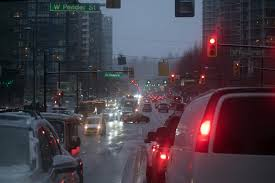
#> input picture Clase 04/images.jpg, 275 x 183 px
$ jupyter execute detector_semaforos.ipynb   (shell and % lines are left out)
#> lines starting #> are read from the running program, lines starting #| are printed output that depends on the picture; after the words box and inside, x2 and y2 are one past the last pixel; in counts of white or black regions, pixels touching at a corner belong together
# Detector de Semáforos usando Segmentación por Color

Este notebook implementa un detector de semáforos que utiliza segmentación por color HSV para identificar las luces rojas, amarillas y verdes, y determinar automáticamente el estado del semáforo.

## Objetivos:
- Detectar luces rojas, amarillas y verdes por separado
- Determinar el estado del semáforo automáticamente
- Bonus: Conteo de píxeles para determinar si la luz está encendida o apagada

[cell 1]
import cv2
import numpy as np
import matplotlib.pyplot as plt

# Configuración para mostrar imágenes en el notebook

## Paso 1: Cargar la imagen del semáforo

Cargamos la imagen proporcionada y la convertimos al espacio de color HSV para la segmentación.

[cell 2]
# Cargar la imagen del semáforo
imagen_bgr = cv2.imread('images.jpg')
#> imagen_bgr is the input picture: shape (183, 275, 3); mean B, G, R 70.5, 61.1, 71.6

if imagen_bgr is None:
    print("Error: No se pudo cargar la imagen. Verifica que el archivo 'images.jpg' exista.")
    exit()

# Convertir de BGR a RGB para visualización correcta con matplotlib
imagen_rgb = cv2.cvtColor(imagen_bgr, cv2.COLOR_BGR2RGB)

# Convertir a HSV para segmentación por color
imagen_hsv = cv2.cvtColor(imagen_rgb, cv2.COLOR_RGB2HSV)
#> imagen_hsv: shape (183, 275, 3); mean H, S, V 127.5, 87.3, 82.7

print(f"Imagen cargada exitosamente. Dimensiones: {imagen_rgb.shape}")
#| Imagen cargada exitosamente. Dimensiones: (183, 275, 3)

# Mostrar la imagen original
plt.figure(figsize=(10, 8))
plt.imshow(imagen_rgb)
plt.title('Imagen Original del Semáforo')
plt.axis('off')
plt.show()

## Paso 2: Definir rangos HSV para las luces del semáforo

Definimos los rangos HSV para detectar:
- **Rojo**: Dos rangos debido a la circularidad del espacio HSV
- **Amarillo**: Rango único
- **Verde**: Rango único

Los valores están ajustados para luces de semáforo típicas.

[cell 3]
# Rangos HSV para las luces del semáforo

# ROJO - Dos rangos debido a la circularidad del espacio HSV
# Rango 1: Rojo inicial (0-10 grados)
rojo_bajo_1 = np.array([0, 100, 100])      # H: 0-10, S: alta saturación, V: brillo mínimo
rojo_alto_1 = np.array([10, 255, 255])     # H: máximo del primer rango

# Rango 2: Rojo final (170-180 grados)
rojo_bajo_2 = np.array([170, 100, 100])    # H: 170-180, mismos S y V
rojo_alto_2 = np.array([180, 255, 255])

# AMARILLO
amarillo_bajo = np.array([20, 100, 100])   # H: alrededor de 30 grados para amarillo
amarillo_alto = np.array([40, 255, 255])

# VERDE
verde_bajo = np.array([40, 50, 50])        # H: alrededor de 60 grados para verde
verde_alto = np.array([80, 255, 255])

print("Rangos HSV definidos para la detección de semáforos:")
print(f"Rojo 1: {rojo_bajo_1} - {rojo_alto_1}")
print(f"Rojo 2: {rojo_bajo_2} - {rojo_alto_2}")
print(f"Amarillo: {amarillo_bajo} - {amarillo_alto}")
print(f"Verde: {verde_bajo} - {verde_alto}")

## Paso 3: Crear máscaras de segmentación

Creamos máscaras binarias para cada color usando `cv2.inRange()`.

[cell 4]
# Crear máscaras para cada color

# Máscaras para rojo (combinar ambos rangos)
mascara_roja_1 = cv2.inRange(imagen_hsv, rojo_bajo_1, rojo_alto_1)
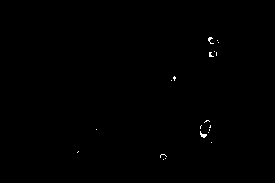
#> mascara_roja_1: shape (183, 275); 0.21% white in thin lines or dots, all inside (x1, y1, x2, y2) = (77, 37, 219, 160)
mascara_roja_2 = cv2.inRange(imagen_hsv, rojo_bajo_2, rojo_alto_2)
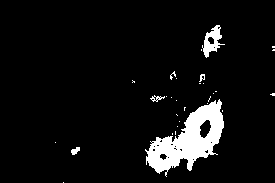
#> mascara_roja_2: shape (183, 275); 6.5% white; 30 white regions (24 under 20 px), largest, box (x1, y1, x2, y2) and area: (145, 99, 224, 177) 2723, (202, 25, 225, 58) 333, (71, 147, 80, 155) 46, (150, 95, 165, 102) 43, (199, 74, 205, 82) 27, (170, 71, 176, 80) 21
mascara_roja = cv2.bitwise_or(mascara_roja_1, mascara_roja_2)
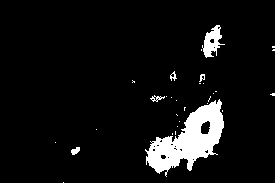
#> mascara_roja: shape (183, 275); 6.7% white; 30 white regions (24 under 20 px), largest, box (x1, y1, x2, y2) and area: (145, 99, 224, 177) 2777, (202, 25, 225, 58) 374, (71, 147, 80, 155) 48, (150, 95, 165, 102) 43, (170, 71, 177, 81) 32, (199, 74, 205, 82) 27

# Máscara para amarillo
mascara_amarilla = cv2.inRange(imagen_hsv, amarillo_bajo, amarillo_alto)
#> mascara_amarilla: shape (183, 275); every value is 0

# Máscara para verde
mascara_verde = cv2.inRange(imagen_hsv, verde_bajo, verde_alto)
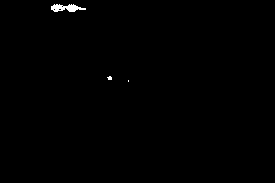
#> mascara_verde: shape (183, 275); 0.38% white; 3 white regions (2 under 20 px), largest, box (x1, y1, x2, y2) and area: (51, 4, 86, 12) 172

print("Máscaras de segmentación creadas exitosamente")

## Paso 4: Aplicar las máscaras y contar píxeles

Aplicamos las máscaras a la imagen original y contamos los píxeles detectados para determinar si cada luz está encendida.

[cell 5]
# Función para contar píxeles y determinar si la luz está encendida
def analizar_luz(mascara, nombre_color, umbral_minimo=50):
    """
    Analiza una máscara para determinar si la luz correspondiente está encendida.

    Parámetros:
    - mascara: Máscara binaria del color
    - nombre_color: Nombre del color para mostrar en resultados
    - umbral_minimo: Número mínimo de píxeles para considerar la luz encendida

    Retorna:
    - encendida: True si la luz está encendida
    - pixeles_detectados: Número de píxeles detectados
    - imagen_segmentada: Imagen con solo el color detectado
    """
#> called with nombre_color = 'LUZ ROJA', umbral_minimo = 50
    # Contar píxeles blancos (255) en la máscara
    pixeles_detectados = cv2.countNonZero(mascara)
#> pixeles_detectados = 3366

    # Determinar si está encendida basado en el umbral
    encendida = pixeles_detectados > umbral_minimo
#> encendida = True

    # Crear imagen segmentada
    imagen_segmentada = cv2.bitwise_and(imagen_rgb, imagen_rgb, mask=mascara)
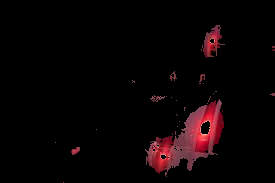
#> imagen_segmentada: shape (183, 275, 3); mean R, G, B 10.1, 3.4, 4.4

    print(f"{nombre_color}: {pixeles_detectados} píxeles detectados - {'ENCENDIDA' if encendida else 'APAGADA'}")
#| LUZ ROJA: 3366 píxeles detectados - ENCENDIDA

    return encendida, pixeles_detectados, imagen_segmentada

# Analizar cada luz del semáforo
print("\n=== ANÁLISIS DE LAS LUCES DEL SEMÁFORO ===\n")

rojo_encendido, rojo_pixeles, imagen_roja = analizar_luz(mascara_roja, "LUZ ROJA")
#> rojo_encendido = True; rojo_pixeles = 3366
amarillo_encendido, amarillo_pixeles, imagen_amarilla = analizar_luz(mascara_amarilla, "LUZ AMARILLA")
#> in analizar_luz (call 2), `imagen_segmentada = cv2.bitwise_and(imagen_rgb, imagen_rgb, mask=masca..`: imagen_segmentada: shape (183, 275, 3); every value is 0
#| LUZ AMARILLA: 0 píxeles detectados - APAGADA
#> amarillo_encendido = False; amarillo_pixeles = 0
verde_encendido, verde_pixeles, imagen_verde = analizar_luz(mascara_verde, "LUZ VERDE")
#| LUZ VERDE: 189 píxeles detectados - ENCENDIDA
#> verde_encendido = True; verde_pixeles = 189

## Paso 5: Determinar el estado del semáforo

Basado en las luces detectadas, determinamos el estado actual del semáforo.

[cell 6]
# Determinar el estado del semáforo
def determinar_estado_semaforo(rojo, amarillo, verde):
    """
    Determina el estado del semáforo basado en las luces encendidas.

    Parámetros:
    - rojo, amarillo, verde: Booleanos indicando si cada luz está encendida

    Retorna:
    - estado: String con el estado del semáforo
    """
    if rojo and not amarillo and not verde:
        return "🚫 DETENTE - Semáforo en ROJO"
    elif not rojo and amarillo and not verde:
        return "⚠️  PRECAUCIÓN - Semáforo en AMARILLO"
    elif not rojo and not amarillo and verde:
        return "✅ AVANZA - Semáforo en VERDE"
    elif rojo and amarillo and not verde:
        return "🚫 DETENTE - Semáforo en ROJO/AMARILLO (preparación para verde)"
    elif not rojo and not amarillo and not verde:
        return "❓ ESTADO DESCONOCIDO - Ninguna luz detectada claramente"
    else:
        return "❓ ESTADO DESCONOCIDO - Combinación inusual de luces"

# Determinar y mostrar el estado
estado_semaforo = determinar_estado_semaforo(rojo_encendido, amarillo_encendido, verde_encendido)

print("\n" + "="*50)
print("🎯 RESULTADO FINAL DEL ANÁLISIS")
print("="*50)
print(f"\n{estado_semaforo}")
#| ❓ ESTADO DESCONOCIDO - Combinación inusual de luces
print("\n📊 Resumen de detección:")
print(f"   🔴 Rojo: {'ON' if rojo_encendido else 'OFF'} ({rojo_pixeles} píxeles)")
#|    🔴 Rojo: ON (3366 píxeles)
print(f"   🟡 Amarillo: {'ON' if amarillo_encendido else 'OFF'} ({amarillo_pixeles} píxeles)")
#|    🟡 Amarillo: OFF (0 píxeles)
print(f"   🟢 Verde: {'ON' if verde_encendido else 'OFF'} ({verde_pixeles} píxeles)")
#|    🟢 Verde: ON (189 píxeles)

## Paso 6: Visualización de resultados

Mostramos las imágenes segmentadas y las máscaras para verificar la detección.

[cell 7]
# Crear visualización completa de resultados
plt.figure(figsize=(20, 12))

# Fila 1: Imagen original y máscaras
plt.subplot(3, 4, 1)
plt.imshow(imagen_rgb)
plt.title('Imagen Original', fontsize=12)
plt.axis('off')

plt.subplot(3, 4, 2)
plt.imshow(mascara_roja, cmap='gray')
plt.title(f'Máscara Roja\n({rojo_pixeles} píxeles)', fontsize=12)
plt.axis('off')

plt.subplot(3, 4, 3)
plt.imshow(mascara_amarilla, cmap='gray')
plt.title(f'Máscara Amarilla\n({amarillo_pixeles} píxeles)', fontsize=12)
plt.axis('off')

plt.subplot(3, 4, 4)
plt.imshow(mascara_verde, cmap='gray')
plt.title(f'Máscara Verde\n({verde_pixeles} píxeles)', fontsize=12)
plt.axis('off')

# Fila 2: Imágenes segmentadas
plt.subplot(3, 4, 5)
plt.imshow(imagen_rgb)
plt.title('Imagen Original\n(Referencia)', fontsize=12)
plt.axis('off')

plt.subplot(3, 4, 6)
plt.imshow(imagen_roja)
plt.title(f'Solo Rojo\n{"ENCENDIDO" if rojo_encendido else "APAGADO"}', fontsize=12)
plt.axis('off')

plt.subplot(3, 4, 7)
plt.imshow(imagen_amarilla)
plt.title(f'Solo Amarillo\n{"ENCENDIDO" if amarillo_encendido else "APAGADO"}', fontsize=12)
plt.axis('off')

plt.subplot(3, 4, 8)
plt.imshow(imagen_verde)
plt.title(f'Solo Verde\n{"ENCENDIDO" if verde_encendido else "APAGADO"}', fontsize=12)
plt.axis('off')

# Fila 3: Resultado final con estado del semáforo
plt.subplot(3, 4, 9)
plt.imshow(imagen_rgb)
plt.title('Semáforo Analizado', fontsize=12)
plt.axis('off')

# Crear una imagen combinada de todas las detecciones
mascara_combinada = cv2.bitwise_or(cv2.bitwise_or(mascara_roja, mascara_amarilla), mascara_verde)
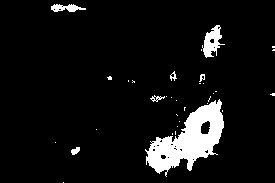
#> mascara_combinada: shape (183, 275); 7.1% white; 33 white regions (26 under 20 px), largest, box (x1, y1, x2, y2) and area: (145, 99, 224, 177) 2777, (202, 25, 225, 58) 374, (51, 4, 86, 12) 172
imagen_combinada = cv2.bitwise_and(imagen_rgb, imagen_rgb, mask=mascara_combinada)

plt.subplot(3, 4, 10)
plt.imshow(imagen_combinada)
plt.title('Todas las Luces\nDetectadas', fontsize=12)
plt.axis('off')

# Espacios vacíos para completar el grid
plt.subplot(3, 4, 11)
plt.text(0.5, 0.5, f"{estado_semaforo}",
         ha='center', va='center', fontsize=14,
         bbox=dict(boxstyle="round,pad=0.3", facecolor="lightblue"))
plt.axis('off')

plt.subplot(3, 4, 12)
plt.text(0.5, 0.5, "Detector de Semáforos\ncompletado exitosamente!\n\nUsando segmentación\npor color HSV",
         ha='center', va='center', fontsize=12,
         bbox=dict(boxstyle="round,pad=0.3", facecolor="lightgreen"))
plt.axis('off')

plt.tight_layout()
plt.show()

print("\n" + "="*60)
print("✅ DETECTOR DE SEMÁFOROS COMPLETADO EXITOSAMENTE")
print("="*60)
print("\n🎯 El sistema ha analizado la imagen y determinado el estado del semáforo")
print("🔍 usando segmentación por color HSV y conteo de píxeles.")
print("\n💡 Este detector puede ser extendido para:")
print("   • Procesamiento de video en tiempo real")
print("   • Integración con sistemas de vehículos autónomos")
print("   • Detección de múltiples semáforos en una escena")
print("   • Mejora de precisión con machine learning")
